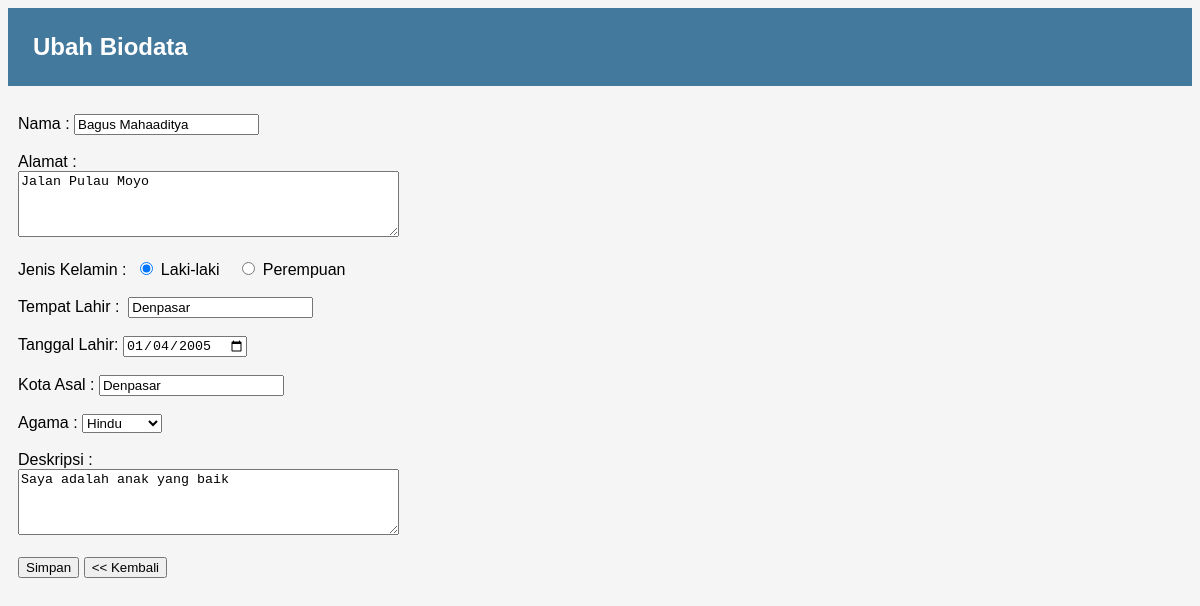
Screenshot of /modul9_1708561065/ubah.php?no=12 with the database file from the repository.
### tables this page shows
CREATE TABLE `data` (
  `no` int(11) NOT NULL,
  `nama` varchar(40) NOT NULL,
  `alamat` varchar(80) NOT NULL,
  `jenis_kelamin` varchar(15) NOT NULL,
  `tempat_lahir` varchar(40) NOT NULL,
  `tanggal_lahir` date NOT NULL,
  `kota_asal` varchar(30) NOT NULL,
  `agama` varchar(25) NOT NULL,
  `deskripsi` varchar(80) NOT NULL
);

### modul9_1708561065/ubah.php (the view, shortened to what this page needs)
<!DOCTYPE html>
<html>
    <head>
        <link rel="stylesheet" href="style.css">
    </head>
    <body>
        <?php
        $koneksi = mysqli_connect("localhost","root","","biodata") or die(mysqli_error());
        $no = $_GET['no'];
        $sql = "SELECT * FROM data WHERE no='$no'";
        $query = mysqli_query($koneksi, $sql);
        $data = mysqli_fetch_array($query);?>
        <div class="header">
            <h2>Ubah Biodata</h2>
        </div>
        <div class="container">
            <form action="" method="post">
                <br>
                <label>Nama :&nbsp</label><input class="txt" type="text" name="nama" value="<?php echo $data['nama']; ?>" required/><br><br>
                <label>Alamat :&nbsp</label><br>
                <textarea name="alamat" class="txt" cols="45" rows="4" required/><?php echo $data['alamat']; ?></textarea><br><br>
                <label>Jenis Kelamin :&nbsp</label>
                <?php
                    if($data['jenis_kelamin']=="Laki-Laki")
                    {
                        echo "<input type='radio'  name='jenis_kelamin'  value='Laki-Laki' checked=''><a>
                        Laki-laki &nbsp&nbsp</a>
                        <input type='radio' name='jenis_kelamin'value='Perempuan' >
                        <a>Perempuan </a>";
                    }else{
                        echo "<input type='radio'  name='jenis_kelamin' value='Laki-Laki' >
                        <a>Laki-laki  &nbsp&nbsp </a>
                        <input type='radio' name='jenis_kelamin' value='Perempuan' checked='' >
                        <a>Perempuan </a>";
                    }
                ?><br><br>
                <label>Tempat Lahir : &nbsp</label><input class="txt" type="text" name="tempat_lahir" placeholder="Tempat Lahir" value="<?php echo $data['tempat_lahir']; ?>" required/><br><br>
                <label><a>Tanggal Lahir:&nbsp</a></label><input class="txt" type="date" name="tanggal_lahir" placeholder="Tanggal Lahir" value="<?php echo $data['tanggal_lahir']; ?>" required/><br><br>
                <label>Kota Asal :&nbsp</label><input class="txt" type="text" name="kota_asal" placeholder="Kota Asal" value="<?php echo $data['kota_asal']; ?>"required/><br><br>
                <label>Agama :&nbsp</label><select class="select"  name="agama" />
                    <option hidden><?php echo $data['agama']; ?></option>
                </select><br><br>
                <label>Deskripsi :&nbsp</label><br>
                <textarea name="deskripsi" class="txt" cols="45" rows="4" required/><?php echo $data['deskripsi']; ?></textarea><br><br>
                <input class="button" type="submit" name="simpan" value="Simpan">
                <input type="button" value="<< Kembali" onclick="location.href='index.php';"><br><br>
            </form>
        </div>
    </body>
</html>

### modul9_1708561065/style.css (style rules this page uses)
body { font-family: helvetica,garamond; background-color: rgb(245,245,245); }
.header { background-color: rgb(67,121,156); color: white; margin: 0; padding: 15px; }
.header h2,h4 { margin: 10px; }
.container { margin: 0px; padding: 10px; }

### rows the page displays
data: nama "Bagus Mahaaditya", alamat "Jalan Pulau Moyo", tempat_lahir "Denpasar", tanggal_lahir "01/04/2005", kota_asal "Denpasar", agama "Hindu", deskripsi "Saya adalah anak yang baik"
